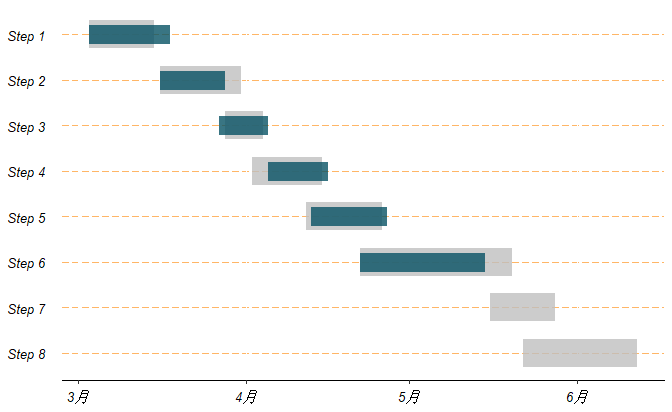

Reproduce this figure in R.
library("lubridate")
library("ggplot2")
library("ggmap")
library(showtext)
library(grid)
library(scales)
Item<-paste("Step"," ",1:8,sep="")
Planned_Start_Date<-c("2016/03/03","2016/03/16","2016/03/28","2016/04/02","2016/04/12","2016/04/22","2016/05/16","2016/05/22")
Planned_Finish_Date<-c("2016/03/15","2016/03/31","2016/04/04","2016/04/15","2016/04/26","2016/05/20","2016/05/28","2016/06/12")
Actual_Start_Date<-c("2016/03/03","2016/03/16","2016/03/27","2016/04/05","2016/04/13","2016/04/22","2016/05/16","2016/05/22")
Actual_Finish_Date<-c("2016/03/18","2016/03/28","2016/04/05","2016/04/16","2016/04/27","2016/05/15","2016/05/16","2016/05/22")

mydata<-data.frame(Item,Planned_Start_Date,Planned_Finish_Date,Actual_Start_Date,Actual_Finish_Date,stringsAsFactors = FALSE)


mydata$Planned_Start_Date<-ymd(mydata$Planned_Start_Date)
mydata$Planned_Finish_Date<-ymd(mydata$Planned_Finish_Date)
mydata$Actual_Start_Date<-ymd(mydata$Actual_Start_Date)
mydata$Actual_Finish_Date<-ymd(mydata$Actual_Finish_Date)


datebreaks<-seq(as.Date("2015-03-01"),as.Date("2015-06-01"),by="1 month")
time<-as.Date("2016-05-15")

p<-ggplot()+
  geom_linerange(data=mydata,aes(x=Item,ymin=Planned_Start_Date,ymax=Planned_Finish_Date),size=10,color="#BFBFBF",alpha=0.8)+
  geom_linerange(data=mydata,aes(x=Item,ymin=Actual_Start_Date,ymax=Actual_Finish_Date),size=7,color="#085264",alpha=0.8)+
  scale_x_discrete(limits=sort(Item,decreasing=T))+
  scale_y_date(position ="top")+
  #scale_y_date(breaks=datebreaks,labels=date_format("%Y %b"))+
  #geom_hline(data=NULL,aes(hintercept=time))+
  coord_flip()+
  theme(
    axis.title=element_blank(),
    axis.text.x=element_text(margin=margin(5,0,0,0,"pt")),   #调整x轴的变量间距
    axis.text.y=element_text(margin=margin(0,10,0,0,"pt")),  #调整y轴的间距
    axis.ticks.y=element_blank(),    #令y轴消失
    panel.grid.major.y=element_line(color="#FFB666",linetype=5),  #添加辅助线，设为红色5号
    panel.background=element_rect(fill="white"),
    axis.text=element_text(colour ="black",size=10,face="italic",family="myFont"),
    axis.line.x=element_line(),
    panel.spacing=unit(-0.3,"cm")
  )
